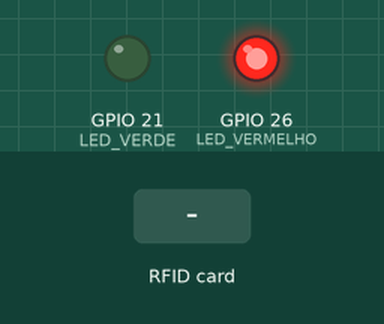
This program was run on a simulated ESP32. Parts: output pins drawn as LEDs (lit = HIGH). The test bench sets the inputs (shaded band). What the program prints to the serial monitor is not drawn.

Above: at 1.2 s.
1.3 s: RFID card 5E 7A 19 C4 held to the reader
At 2.5 s:
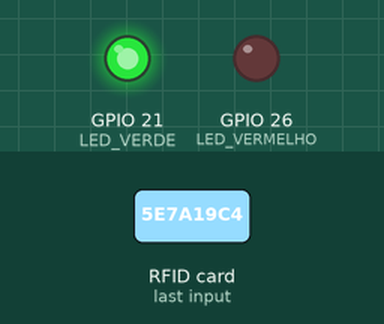
Timing chart, 0 to 5.8 s (numbered marks = the images above; inputs shaded):
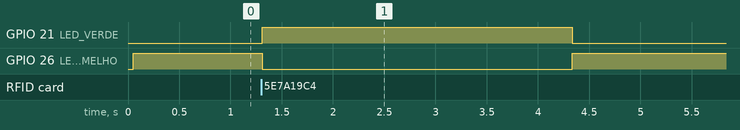

Measured:
- after the input at 1.3 s, GPIO 21 (LED_VERDE): LOW → HIGH at once, → LOW 3.0 s later; GPIO 26 (LED_VERMELHO): HIGH → LOW at once, → HIGH 3.0 s later

The program:

main.cpp
```cpp
#include <Arduino.h>
#include <MFRC522.h>
#include <SPI.h>

#define SS_PIN 5    // ESP32 pin D5 (GPIO5) para SDA (SS) do RC522
#define RST_PIN 22  // ESP32 pin D27 (GPIO27) para RST do RC522
#define LED_VERDE 21
#define LED_VERMELHO 26

MFRC522 mfrc522(SS_PIN, RST_PIN); // Cria uma instância do MFRC522

void setup() {
  Serial.begin(115200); // Inicializa a comunicação serial
  while (!Serial);
  SPI.begin();        // Inicializa o barramento SPI
  mfrc522.PCD_Init(); // Inicializa o MFRC522

  pinMode(LED_VERDE, OUTPUT); // Configura o pino do LED verde como saída
  pinMode(LED_VERMELHO, OUTPUT); // Configura o pino do LED vermelho como saída
  digitalWrite(LED_VERDE, LOW); // Liga o LED verde inicialmente (estado padrão)
  digitalWrite(LED_VERMELHO, HIGH); // Liga o LED vermelho inicialmente (estado padrão)

  Serial.println("Aproxime seu cartao RFID...");
  Serial.println();
}

void loop() {
  // Reset the loop if no new card present on the sensor/reader.
  // This saves the entire process when no card is present = performance
  if ( ! mfrc522.PICC_IsNewCardPresent()) {
    // Se não houver cartão, garante que o LED esteja ligado
    digitalWrite(LED_VERMELHO, HIGH);
    digitalWrite(LED_VERDE, LOW);
    return;
  }

  // Verify if the card has been read
  if ( ! mfrc522.PICC_ReadCardSerial()) {
    return;
  }

    // Cartão detectado e lido com sucesso, desliga o LED
  digitalWrite(LED_VERDE, HIGH);
  digitalWrite(LED_VERMELHO, LOW);
  delay(3000);

  Serial.print("UID da Tag: ");
  for (byte i = 0; i < mfrc522.uid.size; i++) {
    Serial.print(mfrc522.uid.uidByte[i] < 0x10 ? " 0" : " ");
    Serial.print(mfrc522.uid.uidByte[i], HEX);
  }
  Serial.println();

  mfrc522.PICC_HaltA(); // Coloca a tag em estado de "parada"
}
```
